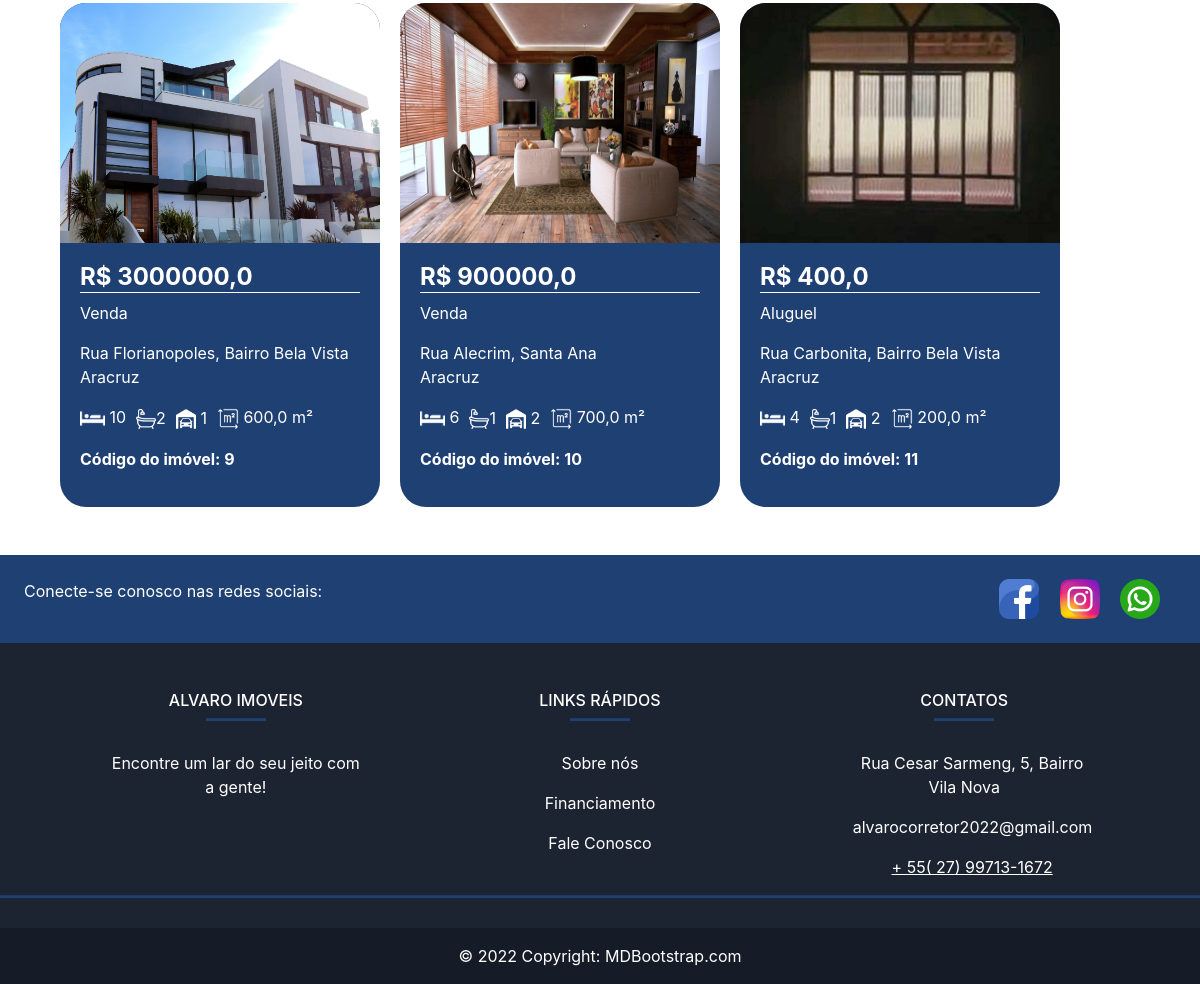
/ (lower part), run on an earlier commit of the app's database.
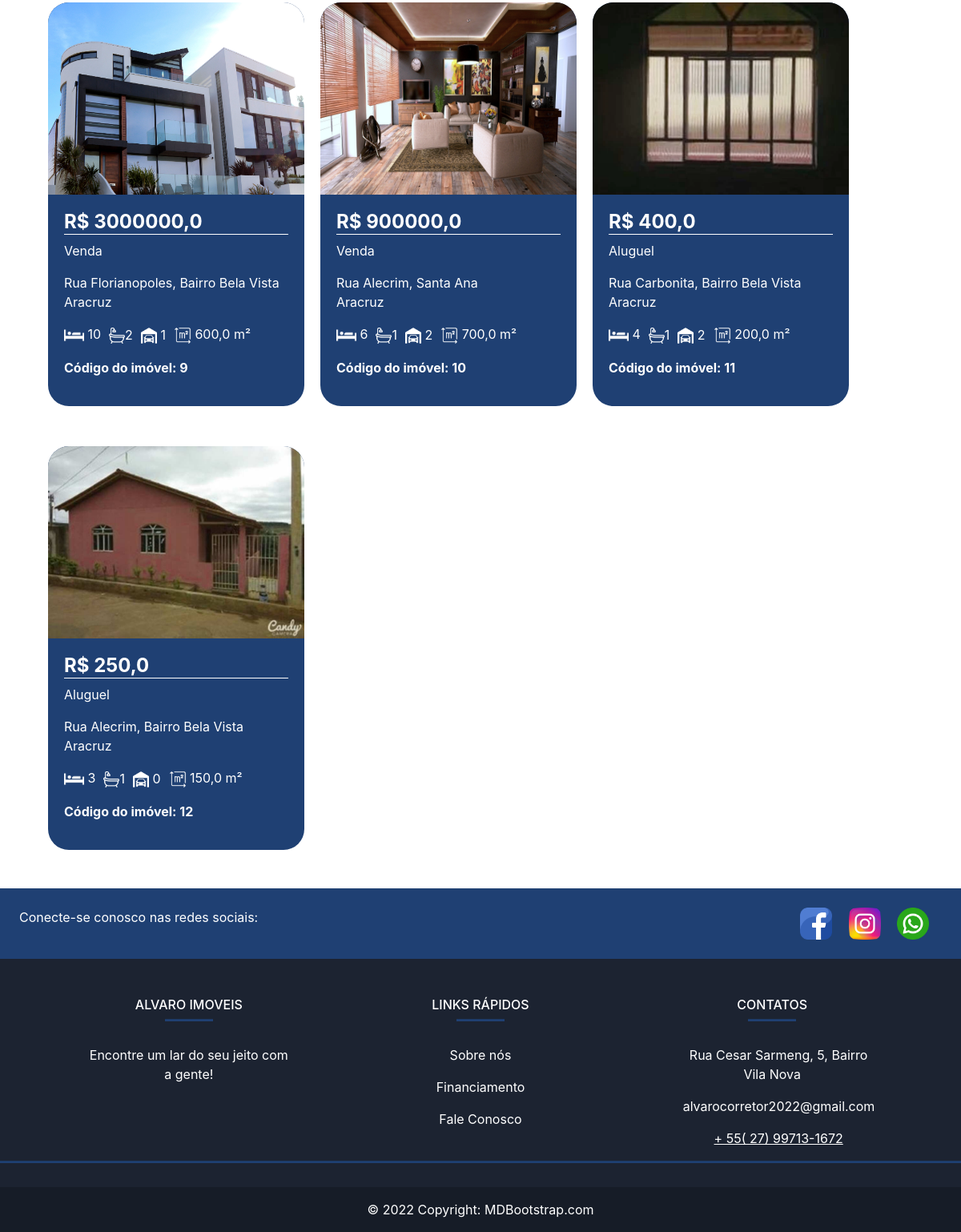
And on a later commit of the database.
### plataforma/models.py (models this page shows, shortened)
class Imovei(models.Model):
    choices = (('V', 'Venda'),
               ('A', 'Aluguel'),('T','Temporada'))
    choices_imovel = (('A', 'Apartamento'),
                      ('C', 'Casa'),('L','Lote'),('IC','Imóvel_Comercial'),('IR','Imóvel_Rural'))
    imagens = models.ManyToManyField(Imagem)
    valor = models.FloatField()
    quartos = models.IntegerField()
    tamanho = models.FloatField()
    cidade = models.ForeignKey(Cidade, on_delete=models.CASCADE)
    rua = models.CharField(max_length=50)
    bairro = models.CharField(max_length=60)
    tipo = models.CharField(max_length=1, choices=choices)
    tipo_imovel = models.CharField(max_length=2, choices=choices_imovel)
    numero = models.IntegerField()
    descricao = models.TextField()
    garagens = models.IntegerField()
    banheiros = models.IntegerField()

class Imagem(models.Model):
    img = models.ImageField(upload_to='img')

class Cidade(models.Model):
    nome = models.CharField(max_length=30)
    def __str__(self) -> str:
        return self.nome

### plataforma/views.py (the view)
# urls.py: 2. Add a URL to urlpatterns:  path('', views.home, name='home')
def home(request):
    preco_minimo = request.GET.get('preco_minimo')
    preco_maximo = request.GET.get('preco_maximo')
    cidade = request.GET.get('cidade')
    tipo = request.GET.getlist('tipo')
    tipoAV = request.GET.getlist('tipoAV')
    cidades = Cidade.objects.all()
    if preco_minimo or preco_maximo or cidade or tipo or tipoAV:
        if not preco_minimo:
            preco_minimo = 0
        if not preco_maximo:
            preco_maximo = 999999999
        if not tipo:
            tipo = ['A', 'C', 'L']
        if not tipoAV:
            tipoAV = ['A', 'V']
        imoveis = Imovei.objects.filter(valor__gte=preco_minimo)\
        .filter(valor__lte=preco_maximo)\
        .filter(tipo_imovel__in=tipo).filter(cidade=cidade)\
        .filter(tipo__in=tipoAV).filter(cidade=cidade)
    else:
        imoveis = Imovei.objects.all()
    return render(request, 'home.html', {'imoveis': imoveis, 'cidades': cidades})

### plataforma/templates/home.html (shortened to what this page needs)
{% extends 'base.html' %}
{% load static %}
{% block 'head' %}
<link rel="stylesheet" href="{% static '/plataforma/css/home.css' %}">
{% endblock  %}
{% block 'body' %}
<div class="container">
  <br>
  <div class="container-fluid" id="container-imoveis">
      {% for imovel in imoveis %}
            <div class="" id="imovel">
              <div class="card_imovel">
                <a href="{% url 'imovel' imovel.id %}" class="a_none">
                <img class="img_capa_imovel" src="{{imovel.imagens.all.0.img.url}}">
                </a>
                <div class="informacoes_imoveis">
                  <a class="a_none" href="{% url 'imovel' imovel.id %}"><h4 class="valor">R$ {{imovel.valor}}</h4></a>
                  {% if imovel.tipo == 'V' %}
                  <p>Venda</p>
                  {% endif %}
                  {% if imovel.tipo == 'A' %}
                  <p>Aluguel</p>
                  {% endif %}
                  {{imovel.rua}}, {{imovel.bairro}}
                  <p>{{imovel.cidade}}</p>
                  <ul class="lista-detalhes" style="list-style: none;">
                    <li>
                      <img src="{% static '/img/cama.png'%}" alt="dormitórios" width="25px"> {{imovel.quartos}}
                    </li>
                    <li>
                      <img src="{% static '/img/banheira.png' %}" alt="banheiros" width="20px">{{imovel.banheiros}}
                    </li>
                    <li>
                      <img src="{% static '/img/garagem-privada.png' %}" alt="garagens " width="20px"> {{imovel.garagens}}
                    </li>
                    <li>
                      <img src="{% static '/img/area.png' %}" alt="metros quadrados" width="22px"> {{imovel.tamanho}} m²
                    </li>
                  </ul>
                  <p><strong>Código do imóvel: {{imovel.id}}</strong></p>
                </div>
              </div>
            </div>
      {% endfor %}
    </div>
</div>
{% endblock %}

### templates/base.html (shortened to what this page needs)
{% load static %}
<!DOCTYPE html>
<html lang="pt-br">
<head>
  <link rel="stylesheet" href="https://cdn.jsdelivr.net/npm/bootstrap@4.6.1/dist/css/bootstrap.min.css">
  <link rel="stylesheet" href="{% static '/css/base.css' %}">
  {% block 'head' %}{% endblock %}
</head>
<body>
  {% block 'body' %}{% endblock %}
  <footer class="text-center text-lg-start text-white mt-5" style="background-color: #1c2331">
    <section class="d-flex justify-content-between p-4" style="background-color: #1F4073">
      <div class="me-5">
        <span>Conecte-se conosco nas redes sociais:</span>
      </div>
      <div>
        <a href="https://www.facebook.com/profile.php?id=100066715227289" class="text-white me-4 mr-3" target="_blank" >
          <img src="{% static '/img/facebook.png' %}" width="40px" alt="">
        </a>
        <a href="https://www.instagram.com/alvaro_e_claudia/" class="text-white me-4 mr-3" target="_blank" >
          <img src="{% static '/img/instagram.png' %}" width="40px" alt="">
        </a>
        <a href="https://wa.me/message/JPQMU3SUBNBTH1" class="text-white me-4 mr-3" target="_blank" >
          <img src="{% static '/img/whatsapp.png' %}" width="40px" alt="">
        </a>
      </div>
    </section>
    <section class="">
      <div class="container text-center text-md-start mt-5">
        <div class="row mt-3">
          <div class="col-md-3 col-lg-4 col-xl-3 mx-auto mb-4">
            <h6 class="text-uppercase fw-bold">Alvaro imoveis</h6>
            <hr
                class="mb-4 mt-0 d-inline-block mx-auto"
                style="width: 60px; background-color: #1F4073; height: 2px"
                />
            <p>
             Encontre um lar do seu jeito com a gente!
            </p>
          </div>
          <div class="col-md-3 col-lg-2 col-xl-2 mx-auto mb-4">
            <h6 class="text-uppercase fw-bold">Links rápidos</h6>
            <hr
                class="mb-4 mt-0 d-inline-block mx-auto"
                style="width: 60px; background-color: #1F4073; height: 2px"
                />
            <p>
              <a href="{% url 'sobre' %}" class="text-white">Sobre nós</a>
            </p>
            <p>
              <a href="{% url 'financiamento' %}" class="text-white">Financiamento</a>
            </p>
            <p>
              <a href="{% url 'faleconosco' %}" class="text-white">Fale Conosco</a>
            </p>
          </div>
          <div class="col-md-4 col-lg-3 col-xl-3 mx-auto mb-md-0 mb-4">
            <h6 class="text-uppercase fw-bold">Contatos</h6>
            <hr
                class="mb-4 mt-0 d-inline-block mx-auto"
                style="width: 60px; background-color: #1F4073; height: 2px"
                />
            <p>Rua Cesar Sarmeng, 5, Bairro Vila Nova</p>
            <p> alvarocorretor2022@gmail.com</p>
            <p><a class="text-white whatsapp" target="_blank" href="https://wa.me/message/JPQMU3SUBNBTH1"> + 55( 27) 99713-1672</a> </p>
          </div>
        </div>
      </div>
      <hr class="mb-4 mt-0 d-inline-block mx-auto" style="width: 100%; background-color: #1F4073; height: 2px"/>
    </section>
    <div
         class="text-center p-3"
         style="background-color: rgba(0, 0, 0, 0.2)"
         >
      © 2022 Copyright:
      <a class="text-white" href="https://mdbootstrap.com/"
         >MDBootstrap.com</a
        >
    </div>
  </footer>
</body>
</html>

### templates/static/css/base.css (style rules this page uses)
* { padding:0; margin:0; vertical-align:baseline; list-style:none; border:0 }
.whatsapp { text-decoration: underline; }

### templates/static/plataforma/css/home.css (style rules this page uses)
* { padding:0; margin:0; vertical-align:baseline; list-style:none; border:0; }
.card_imovel { background-color: #1F4073; width: 20rem; margin-top: 50px; border-radius: 26px; }
.img_capa_imovel { width: 20rem; height: 15rem; border-top-left-radius: 26px; border-top-right-radius: 26px; }
.informacoes_imoveis { padding: 20px; color: white; }
.valor { font-weight: bold; border-bottom: 1px solid white; }
.a_none { color: white; }
.lista-detalhes { display: flex; flex-direction: row; justify-content: flex-start; align-items: center; }
.lista-detalhes li { margin-right: 10px; }
#container-imoveis { display: flex; flex-direction: row; flex-wrap: wrap; align-items: flex-end; }
#imovel { margin-right: 20px; }

What changed in the data, as far as the page shows it:
added Imovei: imagens.all.0.img (picture), valor "250,0", tipo "Aluguel", rua "Rua Alecrim", bairro "Bairro Bela Vista", cidade "Aracruz", quartos "3", banheiros "1", garagens "0", tamanho "150,0", id "12"
